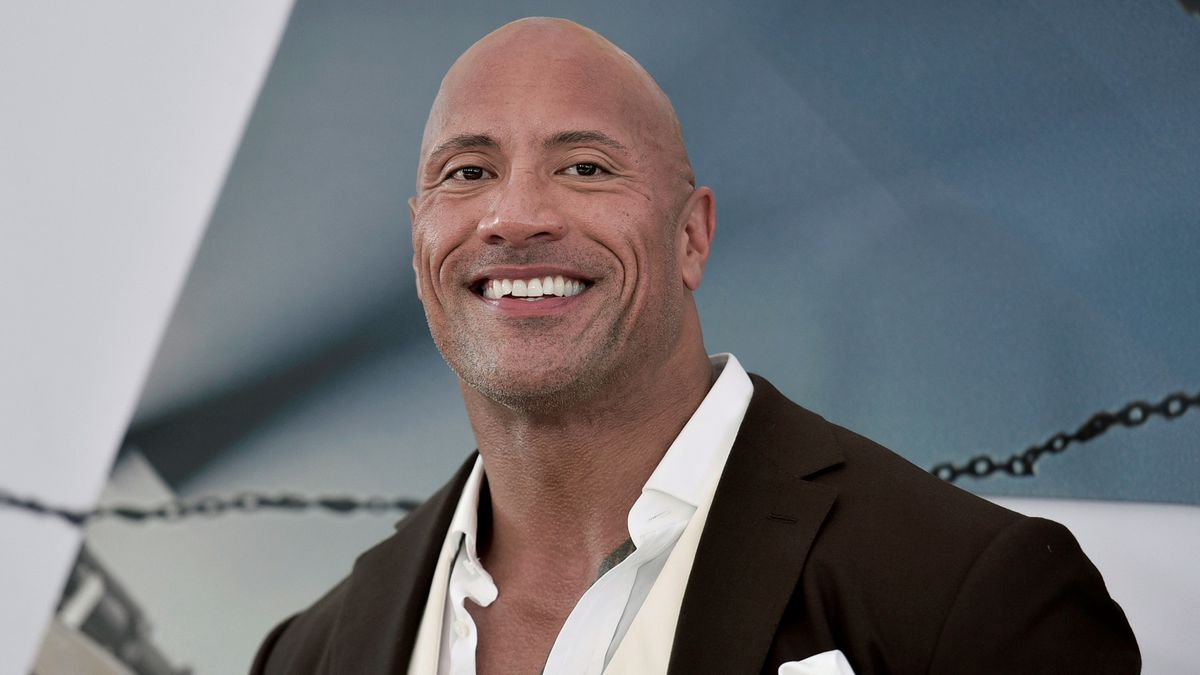
#> input picture Assets/Greyscale test/rock.jpeg, 1200 x 675 px, found by its file name
$ python greyscale.py
#> lines starting #> are read from the running program, lines starting #| are printed output that depends on the picture
import cv2
# read image without color
img = cv2.imread('Assets\\Greyscale test\\rock.jpeg',0)
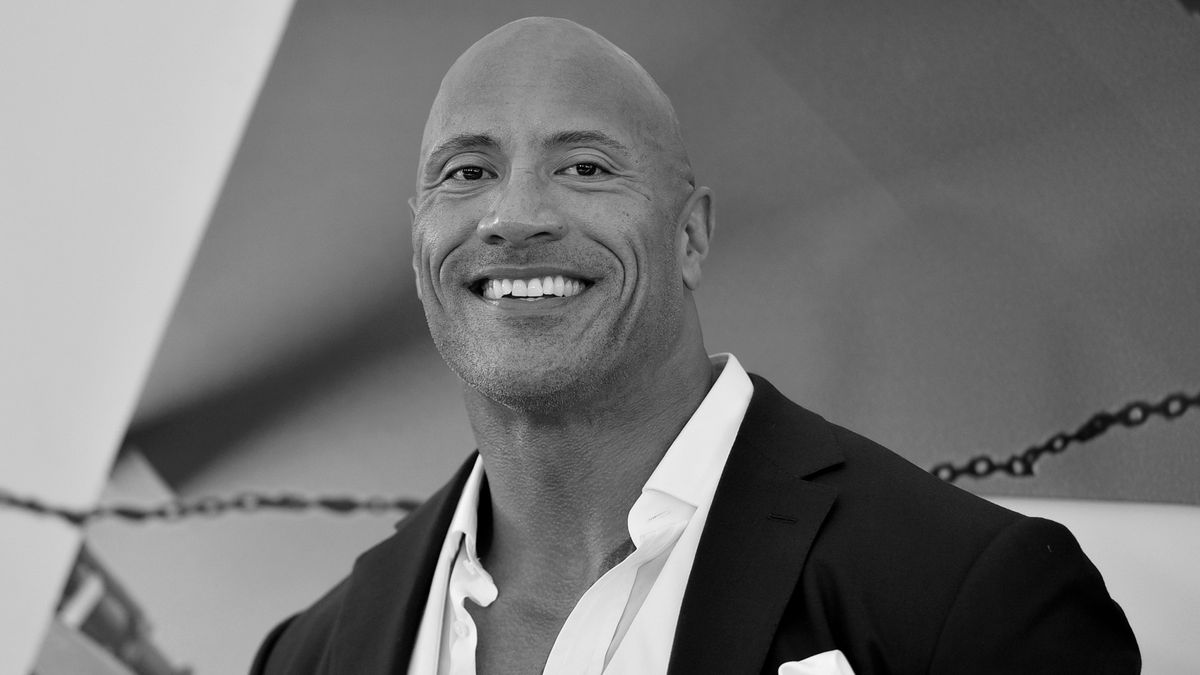
#> img: shape (675, 1200); min 0, max 255, mean 116.1
"""cv2.imshow('Greyscaled',img)
cv2.waitKey(0)"""
cv2.imwrite('Assets\\Greyscale test\\rock_greyscaled.jpg',img)
